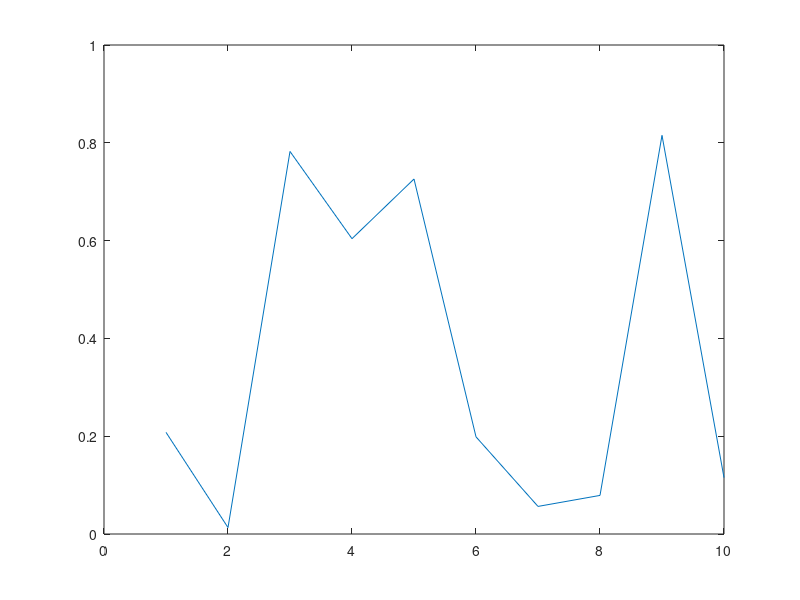

The MATLAB script that drew this image: (Note: this script raises an error after producing the figure.)
function demo_mbd
    % Allow a line to have its own 'ButtonDownFcn' callback
    hLine = plot(rand(1,10),'ButtonDownFcn','disp(''This executes'')');
    hLine.Tag = 'DoNotIgnore';
    h = rotate3d;
    h.ButtonDownFilter = @mycallback;
    h.Enable = 'on';
    % mouse-click on the line
end

function [flag] = mycallback(obj,event_obj)
    % If the tag of the object is 'DoNotIgnore', then return true
    objTag = obj.Tag;
    if strcmpi(objTag,'DoNotIgnore')
       flag = true;
    else
       flag = false;
    end
end
